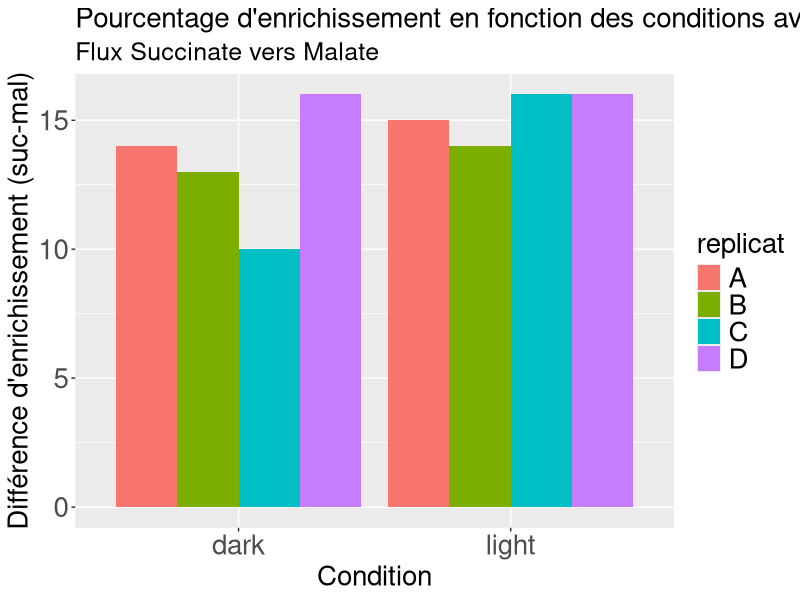

This figure's R source:
# Réprésentation de l'enrichissement glutamate vers valine
library(ggplot2)

donnees <- read.table("enrichissement_mal.tsv" , header = T, sep = "\t" , dec = ",")
str(donnees)

figure_mal <- ggplot (donnees , aes (x = condition , y = difference_enri , fill = replicat))+
  geom_bar(stat = "identity" ,  position=position_dodge() ) +
  labs (x = "Condition",
        y = "Différence d'enrichissement (suc-mal)" ,
        title = "Pourcentage d'enrichissement en fonction des conditions avec les différents réplicats",
        subtitle = "Flux Succinate vers Malate") +
  theme(
    plot.title = element_text(size = 20),      
    plot.subtitle = element_text(size = 18),
    axis.title = element_text(size = 20),    
    axis.text = element_text(size = 20),
    legend.title = element_text(size = 20),           
    legend.text = element_text(size = 20) 
  )
figure_mal
